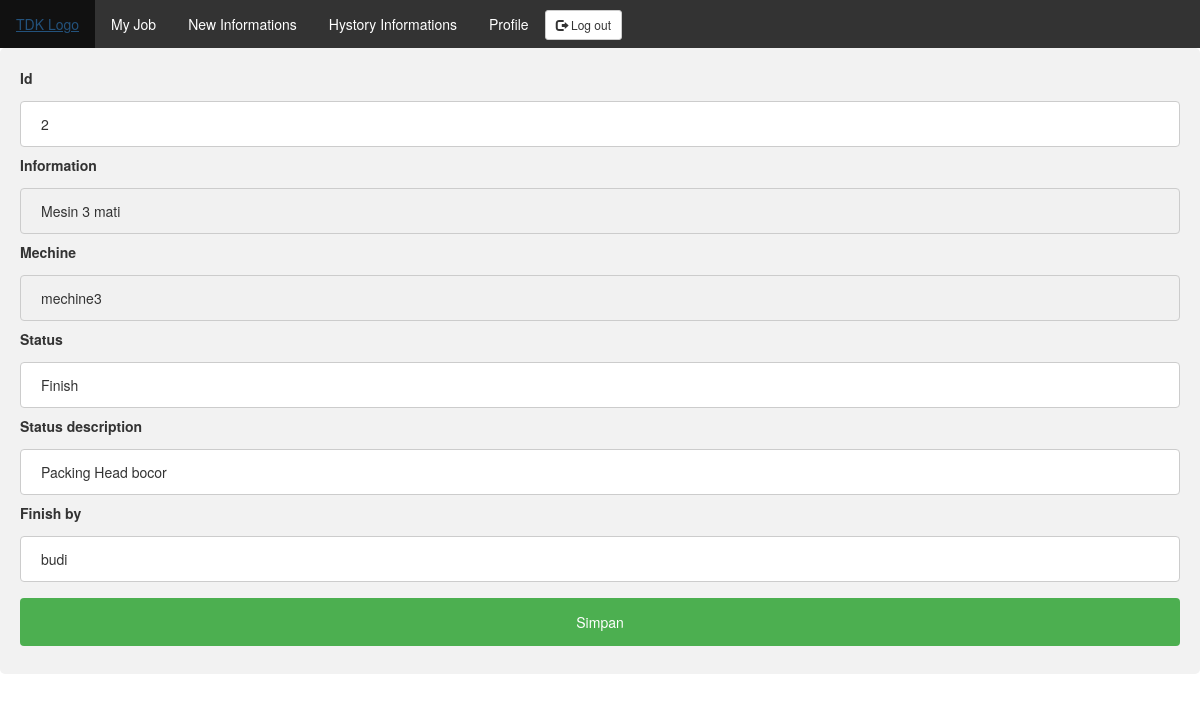
Page /myjob-edit.php?id=2 on the committed database.
### tables this page shows
CREATE TABLE `tb_informations` (
  `id` int(11) NOT NULL,
  `date` timestamp NOT NULL DEFAULT CURRENT_TIMESTAMP ON UPDATE CURRENT_TIMESTAMP,
  `information` varchar(100) NOT NULL,
  `mechine` varchar(100) NOT NULL,
  `status` varchar(100) NOT NULL,
  `status_description` text NOT NULL,
  `finish_by` varchar(100) NOT NULL
);

### myjob-edit.php (the view, shortened to what this page needs)
<!DOCTYPE html>
<html>
<head>
	<link rel="stylesheet" href="https://maxcdn.bootstrapcdn.com/bootstrap/3.3.7/css/bootstrap.min.css">
</head>
<body>
		<ul>
		<li><a href="dashboard.html">TDK Logo</a></li>
		<li><a href="myjob.php">My Job</a></li>
		<li><a href="newinformations.php">New Informations</a></li>
		<li><a href="hystroryinformations.php">Hystory Informations</a></li>
		<li><a href="profile.php">Profile</a></li>
		<li style="padding-top:10px;">
        <a href="index.html" type="button" class="btn btn-default btn-sm">
          <span class="glyphicon glyphicon-log-out"></span> Log out
        </a>
      </li>
    </ul>
    <div>
    	<?php
		include "action/config.php";
		$id = $_GET['id'];
		$sql="SELECT * FROM tb_informations WHERE id='".$id."'";
		$result=mysqli_query($con,$sql);		$nomor = 1;
		while($data = mysqli_fetch_array($result)){
		?>
    	<form action="action/edit.php" method="POST">
    	<label>Id</label>
    	<input type="text" name="id" placeholder="id" value="<?php echo $data['id']; ?>">
    	<label>Information</label>
    	<input type="text" name="information" placeholder="information" value="<?php echo $data['information']; ?>" disabled>
    	<label>Mechine</label>
    	<input type="text" name="mechine" placeholder="Machine" value="<?php echo $data['mechine']; ?>" disabled>
    	<label>Status</label>
    	<input type="text" name="status" placeholder="status" value="<?php echo $data['status']; ?>">
    	<label>Status description</label>
    	<input type="text" name="status_description" placeholder="status description" value="<?php echo $data['status_description']; ?>">
    	<label>Finish by</label>
    	<input type="text" name="by" placeholder="by" value="<?php echo $data['finish_by']; ?>">
    	<input type="submit" name="" value="Simpan">
    </form>
    <?php } ?>
    </div>
</body>
</html>

### myjob-edit.php (style rules this page uses)
ul { list-style-type: none; margin: 0; padding: 0; overflow: hidden; background-color: #333; }
li { float: left; }
li a { display: block; color: white; text-align: center; padding: 14px 16px; text-decoration: none; }
input[type=text],input[type=password],select { width: 100%; padding: 12px 20px; margin: 8px 0; display: inline-block; border: 1px solid #ccc; border-radius: 4px; box-sizing: border-box; }
input[type=submit] { width: 100%; background-color: #4CAF50; color: white; padding: 14px 20px; margin: 8px 0; border: none; border-radius: 4px; cursor: pointer; }
div { border-radius: 5px; background-color: #f2f2f2; padding: 20px; }

### rows in the picture
tb_informations: id "2", information "Mesin 3 mati", mechine "mechine3", status "Finish", status_description "Packing Head bocor", by "budi"
